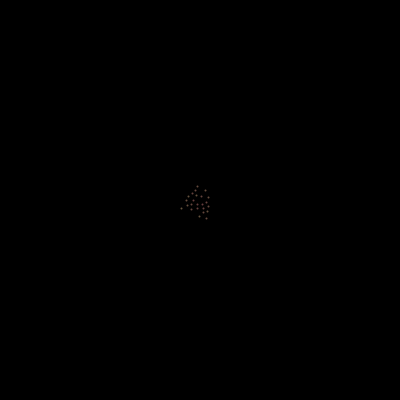
Frame 1 (no input)
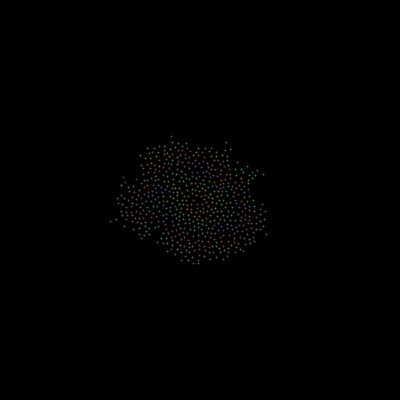
Frame 60 (the mouse pressed at the canvas centre just before this capture)
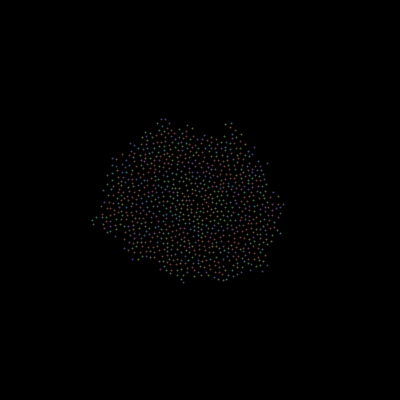
Frame 120 (the mouse held since frame 60 and released just before this capture)

The Processing sketch that drew these frames (run headless with seeded random() and noise(); from frame 60 on, the mouse is pressed at the canvas centre):

// Processing sketch: poisson_disc
// ── poisson_disc.pde
float r = 4;
int k = 30;
PVector[] grid;
float w = r / sqrt(2);
ArrayList<PVector> active;
int cols, rows;
ArrayList<PVector> ordered;

void setup() {
  size(400, 400);
  background(0);
  strokeWeight(4);
  colorMode(HSB);

  // STEP 0
  cols = floor(width / w);
  rows = floor(height / w);
  grid = new PVector[cols*rows];
  active = new ArrayList<PVector>();
  ordered = new ArrayList<PVector>();
  for (int i = 0; i < cols * rows; i++) {
    grid[i] = null;
  }

  // STEP 1
  float x = width / 2;
  float y = height / 2;
  int i = floor(x / w);
  int j = floor(y / w);
  PVector pos = new PVector(x, y);
  grid[i + j * cols] = pos;
  active.add(pos);
  println(active);
  //frameRate(1);
}

void draw() {
  background(0);

  //noLoop();

  for (int total = 0; total < 25; total++) {
    if (active.size() > 0) {
      int randIndex = floor(random(active.size()));
      PVector pos = active.get(randIndex);
      boolean found = false;
      for (int n = 0; n < k; n++) {
        PVector sample = PVector.random2D();
        float m = random(r, 2 * r);
        sample.setMag(m);
        sample.add(pos);

        int col = floor(sample.x / w);
        int row = floor(sample.y / w);
        //println(col, row, cols, rows, grid[col + row * cols]);
        if (col > -1 && row > -1 && col < cols && row < rows && grid[col + row * cols] == null) {
          boolean ok = true;
          for (int i = -1; i <= 1; i++) {
            for (int j = -1; j <= 1; j++) {
              int index = (col + i) + (row + j) * cols;
              PVector neighbor = grid[index];
              if (neighbor != null) {
                float d = PVector.dist(sample, neighbor);
                if (d < r) {
                  ok = false;
                }
              }
            }
          }
          if (ok) {
            found = true;
            grid[col + row * cols] = sample;
            active.add(sample);
            ordered.add(sample);
            // Should we break?
            break;
          }
        }
      }

      if (!found) {
        //active.remove(randIndex);
      }

    }
  }

  for (int i = 0; i < ordered.size(); i++) {
      stroke(i % 360, 100, 100);
      strokeWeight(r * 0.5);
      point(ordered.get(i).x, ordered.get(i).y);
  }
}
